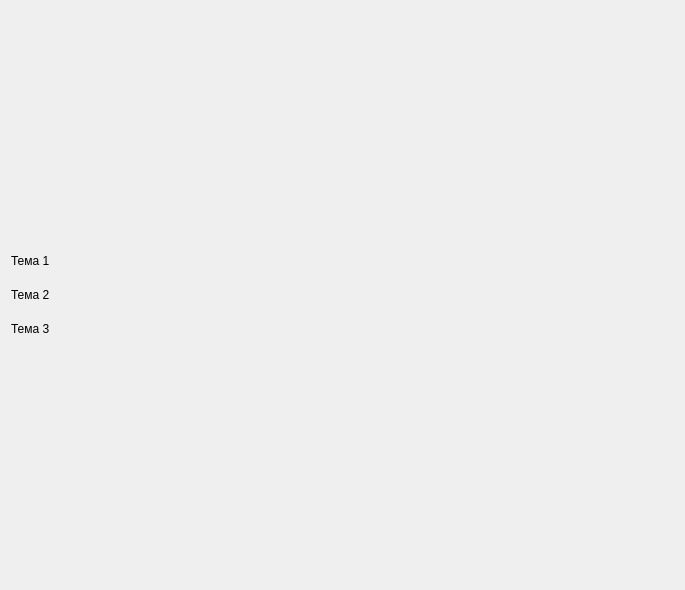
<?xml version="1.0" encoding="UTF-8"?>
<ui version="4.0">
 <class>TheoryPage</class>
 <widget class="QWidget" name="TheoryPage">
  <property name="geometry">
   <rect>
    <x>0</x>
    <y>0</y>
    <width>685</width>
    <height>590</height>
   </rect>
  </property>
  <property name="windowTitle">
   <string>Form</string>
  </property>
  <layout class="QHBoxLayout" name="horizontalLayout">
   <item>
    <layout class="QVBoxLayout" name="verticalLayout">
     <property name="spacing">
      <number>20</number>
     </property>
     <item>
      <spacer name="verticalSpacer_2">
       <property name="orientation">
        <enum>Qt::Vertical</enum>
       </property>
       <property name="sizeHint" stdset="0">
        <size>
         <width>20</width>
         <height>40</height>
        </size>
       </property>
      </spacer>
     </item>
     <item>
      <widget class="QLabel" name="lbl_theme_1">
       <property name="cursor">
        <cursorShape>PointingHandCursor</cursorShape>
       </property>
       <property name="text">
        <string>Тема 1</string>
       </property>
      </widget>
     </item>
     <item>
      <widget class="QLabel" name="lbl_theme_2">
       <property name="cursor">
        <cursorShape>PointingHandCursor</cursorShape>
       </property>
       <property name="text">
        <string>Тема 2</string>
       </property>
      </widget>
     </item>
     <item>
      <widget class="QLabel" name="lbl_theme_3">
       <property name="cursor">
        <cursorShape>PointingHandCursor</cursorShape>
       </property>
       <property name="text">
        <string>Тема 3</string>
       </property>
      </widget>
     </item>
     <item>
      <spacer name="verticalSpacer">
       <property name="orientation">
        <enum>Qt::Vertical</enum>
       </property>
       <property name="sizeHint" stdset="0">
        <size>
         <width>20</width>
         <height>40</height>
        </size>
       </property>
      </spacer>
     </item>
    </layout>
   </item>
   <item>
    <layout class="QGridLayout" name="gridLayout"/>
   </item>
  </layout>
 </widget>
 <resources/>
 <connections/>
</ui>
